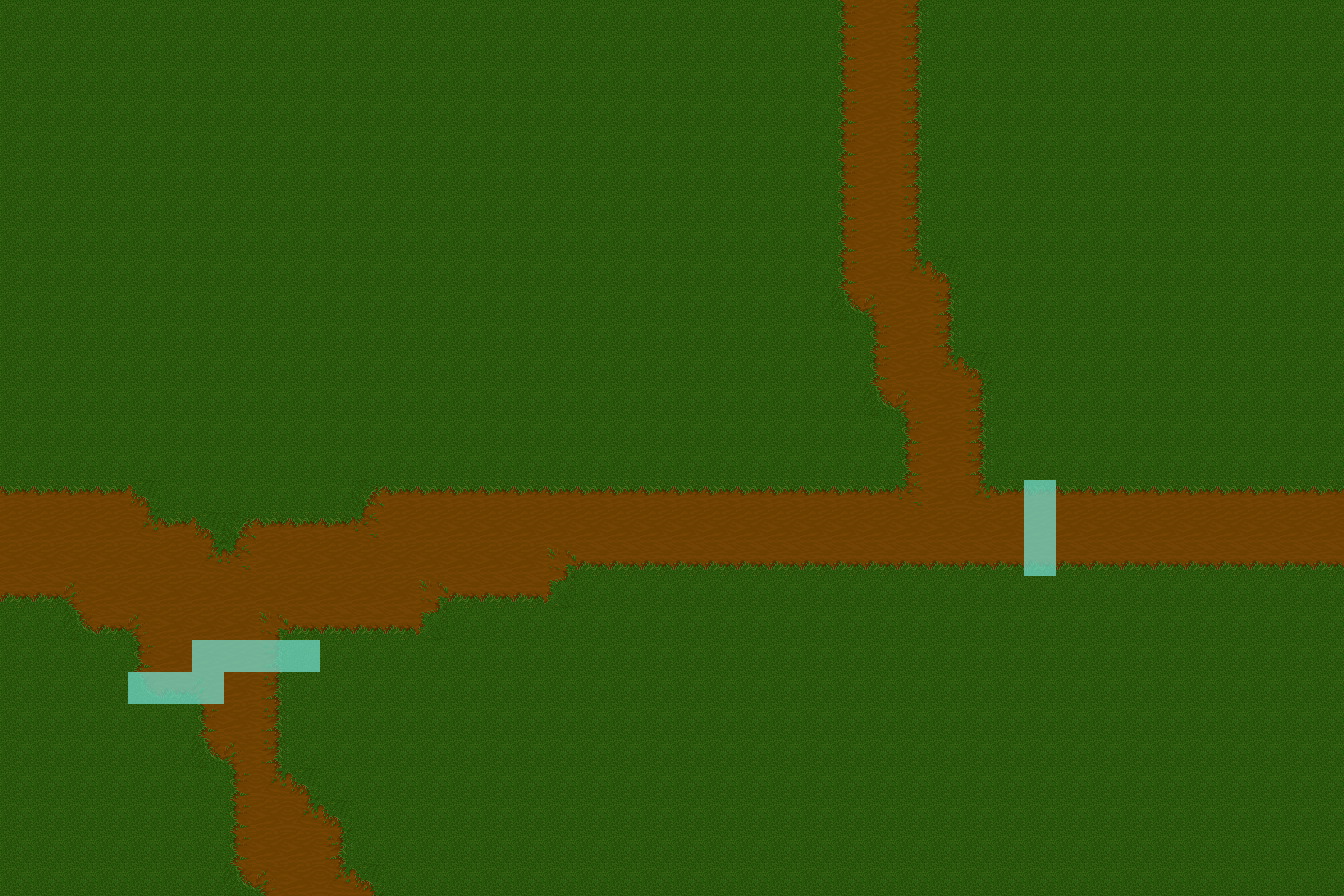

The image is a tile-based game level rendered from a .tmx file. Its description and source (layers, tilesets, objects; grid data summarised) follow:
An orthogonal 42x28 tile map with 32x32 px tiles, 3 tile layers (Map, Cutscene2, Cutscene1).

<map version="1.2" tiledversion="1.3.3" orientation="orthogonal" renderorder="right-down" width="42" height="28" tilewidth="32" tileheight="32" infinite="0" nextlayerid="7" nextobjectid="1">
 <tileset firstgid="1" name="map_tiles" tilewidth="32" tileheight="32" tilecount="16" columns="4">
  <image source="map_tiles.png" width="128" height="128" />
  <terraintypes>
   <terrain name="Nuevo Terreno" tile="0" />
  </terraintypes>
  <tile id="2" terrain=",0,0,0" />
  <tile id="3" terrain="0,,0,0" />
  <tile id="4" terrain="0,0,0," />
  <tile id="5" terrain="0,0,0,0" />
  <tile id="6" terrain="0,,0," />
  <tile id="7" terrain=",,0," />
  <tile id="9" terrain="0,0,,0" />
  <tile id="10" terrain=",,,0" />
  <tile id="11" terrain=",,0,0" />
  <tile id="12" terrain="0,0,," />
  <tile id="13" terrain=",0,," />
  <tile id="14" terrain="0,,," />
  <tile id="15" terrain=",0,,0" />
 </tileset>
 <layer id="1" name="Map" width="42" height="28">
  <properties>
   <property name="Nodraw" type="int" value="0" />
   <property name="Parallax" type="float" value="1" />
  </properties>
  <data>[1176 cells, 1176 non-empty, 14 distinct tile ids]</data>
 </layer>
 <layer id="4" name="Cutscene2" width="42" height="28">
  <properties>
   <property name="Cutscene" type="int" value="2" />
   <property name="Nodraw" type="int" value="1" />
   <property name="Parallax" type="float" value="1" />
  </properties>
  <data>[1176 cells, 3 non-empty, 1 distinct tile ids]</data>
 </layer>
 <layer id="2" name="Cutscene1" width="42" height="28">
  <properties>
   <property name="Cutscene" type="int" value="1" />
   <property name="Nodraw" type="int" value="1" />
   <property name="Parallax" type="float" value="1" />
  </properties>
  <data>[1176 cells, 7 non-empty, 1 distinct tile ids]</data>
 </layer>
</map>